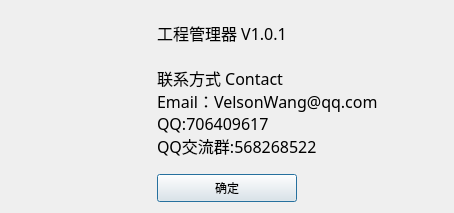
<?xml version="1.0" encoding="UTF-8"?>
<ui version="4.0">
 <class>AboutDialog</class>
 <widget class="QDialog" name="AboutDialog">
  <property name="geometry">
   <rect>
    <x>0</x>
    <y>0</y>
    <width>454</width>
    <height>213</height>
   </rect>
  </property>
  <property name="windowTitle">
   <string>关于</string>
  </property>
  <layout class="QGridLayout" name="gridLayout">
   <item row="0" column="0">
    <widget class="QLabel" name="label">
     <property name="text">
      <string/>
     </property>
     <property name="pixmap">
      <pixmap resource="images.qrc">:/images/appicon.png</pixmap>
     </property>
     <property name="alignment">
      <set>Qt::AlignCenter</set>
     </property>
    </widget>
   </item>
   <item row="0" column="1" colspan="2">
    <widget class="QLabel" name="lblVersion">
     <property name="font">
      <font>
       <family>华文楷体</family>
       <pointsize>12</pointsize>
      </font>
     </property>
     <property name="text">
      <string>工程管理器 V1.0.1

联系方式 Contact
Email：VelsonWang@qq.com
QQ:706409617
QQ交流群:568268522</string>
     </property>
    </widget>
   </item>
   <item row="1" column="1">
    <widget class="QPushButton" name="btnOk">
     <property name="minimumSize">
      <size>
       <width>0</width>
       <height>28</height>
      </size>
     </property>
     <property name="text">
      <string>确定</string>
     </property>
    </widget>
   </item>
  </layout>
 </widget>
 <resources>
  <include location="images.qrc"/>
 </resources>
 <connections/>
</ui>
